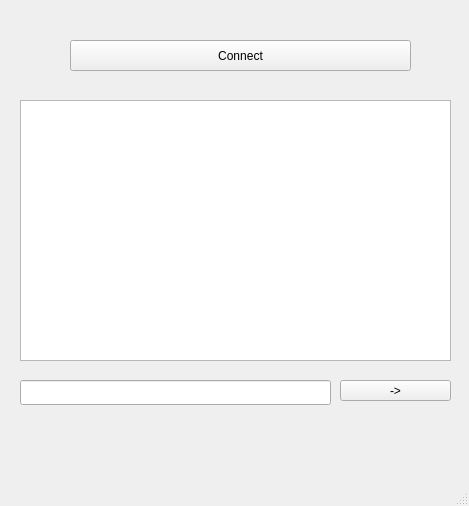
<?xml version="1.0" encoding="UTF-8"?>
<ui version="4.0">
 <class>ClientWindow</class>
 <widget class="QMainWindow" name="ClientWindow">
  <property name="geometry">
   <rect>
    <x>0</x>
    <y>0</y>
    <width>469</width>
    <height>506</height>
   </rect>
  </property>
  <property name="windowTitle">
   <string>ClientWindow</string>
  </property>
  <widget class="QWidget" name="centralwidget">
   <widget class="QPushButton" name="pushButton">
    <property name="geometry">
     <rect>
      <x>70</x>
      <y>40</y>
      <width>341</width>
      <height>31</height>
     </rect>
    </property>
    <property name="text">
     <string>Connect</string>
    </property>
   </widget>
   <widget class="QLineEdit" name="lineEdit">
    <property name="geometry">
     <rect>
      <x>20</x>
      <y>380</y>
      <width>311</width>
      <height>25</height>
     </rect>
    </property>
   </widget>
   <widget class="QPushButton" name="pushButton_2">
    <property name="geometry">
     <rect>
      <x>340</x>
      <y>380</y>
      <width>111</width>
      <height>21</height>
     </rect>
    </property>
    <property name="text">
     <string>-&gt;</string>
    </property>
   </widget>
   <widget class="QTextBrowser" name="textBrowser">
    <property name="geometry">
     <rect>
      <x>20</x>
      <y>100</y>
      <width>431</width>
      <height>261</height>
     </rect>
    </property>
   </widget>
  </widget>
  <widget class="QMenuBar" name="menubar">
   <property name="geometry">
    <rect>
     <x>0</x>
     <y>0</y>
     <width>469</width>
     <height>22</height>
    </rect>
   </property>
  </widget>
  <widget class="QStatusBar" name="statusbar"/>
 </widget>
 <resources/>
 <connections/>
</ui>
